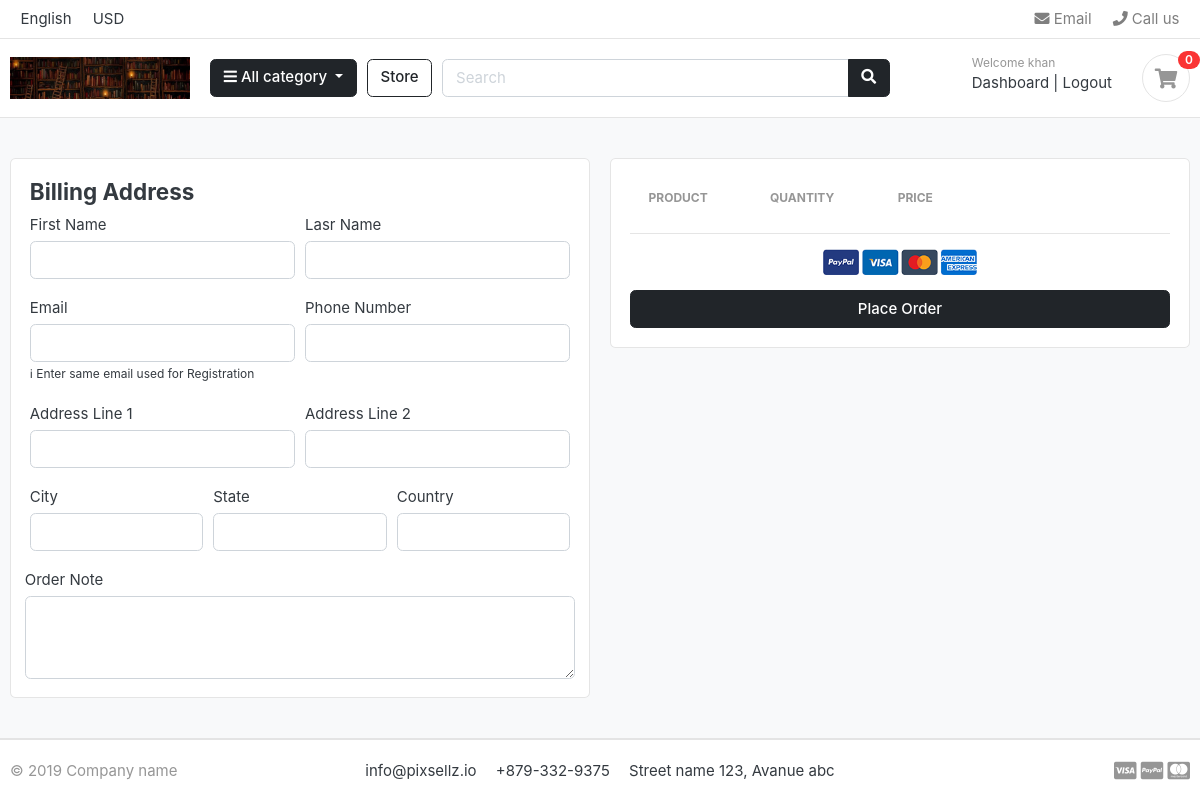
The page /order/ (signed in) on the database as committed earlier.
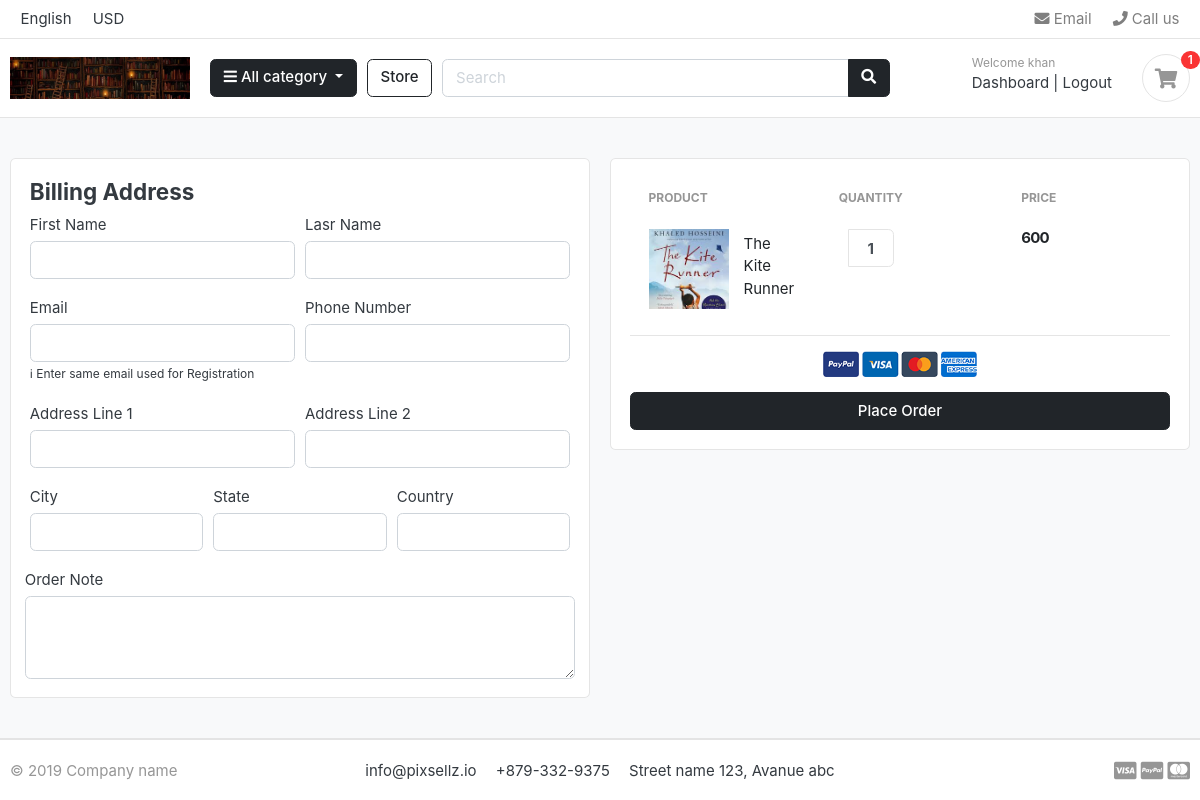
The same page on the database as committed later.
### carts/models.py (models this page shows, shortened)
class CartItem(models.Model):
    product=models.ForeignKey(Product,on_delete=models.CASCADE,default=None,blank=True,null=True)
    cart=models.ForeignKey(Cart,on_delete=models.CASCADE,default=None,blank=True,null=True)
    variation=models.ManyToManyField('Variation',blank=True)
    quantity=models.IntegerField()
    is_active=models.BooleanField(default=True)
    user=models.ForeignKey(Account,on_delete=models.CASCADE,null=True,blank=True)
    def sub_total(self):
        return self.product.price*self.quantity

### store/models.py (models this page shows, shortened)
class Product(models.Model):
    product_name=models.CharField(max_length=200,unique=True)
    slug=models.SlugField(max_length=200,unique=True)
    description=models.TextField(max_length=500,blank=True)
    price=models.IntegerField()
    images=models.ImageField(upload_to='photos/products')
    stock=models.IntegerField()
    is_available=models.BooleanField(default=True)
    category=models.ForeignKey(Category,on_delete=models.CASCADE)
    uploaded_date=models.DateTimeField(auto_now_add=True)
    updated_date=models.DateTimeField(auto_now=True)

### orders/views.py (the view)
# urls.py: path('', views.checkout, name='checkout'),
@login_required(login_url="login")
def checkout(request, total=0, quantity=0, cart_items=None):
    try:
        tax = 0
        grand_total = 0
        if request.user.is_authenticated:
            cart_items = CartItem.objects.filter(user=request.user, is_active=True)
        else:
            cart = Cart.objects.get(cart_id=_cart_id(request))
            cart_items = CartItem.objects.filter(cart=cart, is_active=True)
        for cart_item in cart_items:
            total += cart_item.product.price * cart_item.quantity
            quantity += cart_item.quantity
        tax = (2 * total) / 100
        grand_total = total + tax
    except:
        pass
    context = {
        "total": total,
        "quantity": quantity,
        "cart_items": cart_items,
        "tax": tax,
        "grand_total": grand_total,
    }
    return render(request, "store/checkout.html", context)

### carts/context_processors.py (called while the page is built, shortened)
def counter(request):
    if 'carts/carts' in request.path or '' in request.path:
        try:
            cart_count = 0
            if request.user.is_authenticated:
                cart_items = CartItem.objects.filter(user=request.user)
            for cart_item in cart_items:
                cart_count += cart_item.quantity
            return {'cart_count': cart_count}
        except Cart.DoesNotExist:
            cart_count = 0
    else:
        return {}

### category/context_processors.py (called while the page is built)
def menu_links(request):
    links=Category.objects.all()
    return dict(multiple_links=links)

### category/models.py (called while the page is built)
    def get_url(self):
        return reverse('product_by_category',args=[self.slug])

### template/store/checkout.html (shortened to what the changed rows need)
{% extends 'base.html' %}
{% load static %}
{% block content %}
<section class="section-content padding-y bg">
    <div class="container">
        <div class="row">
            <aside class="col-lg-6">
                <div class="card">
                    <div class="card-body">
                        <table class="table table-borderless table-shopping-cart">
                            <thead class="text-muted">
                                <tr class="small text-uppercase">
                                    <th scope="col">Product</th>
                                    <th scope="col">Quantity</th>
                                    <th scope="col">Price</th>
                                    <th scope="col" class="text-right" width="200"> </th>
                                </tr>
                            </thead>
                            <tbody>
                                {% for cart_item in cart_items %}
                                <tr>
                                    <td>
                                        <figure class="itemside align-items-center">
                                            <div class="aside"><img src="{{cart_item.product.images.url}}"
                                                    class="img-sm"></div>
                                            <figcaption class="info">
                                                <a href="#"
                                                    class="title text-dark">{{cart_item.product.product_name}}</a>
                                            </figcaption>
                                        </figure>
                                    </td>
                                    <td>
                                        <div class="col">
                                            <div class="input-group input-spinner">
                                                <input type="text" class="form-control" value="{{cart_item.quantity}}">
                                            </div>
                                        </div>
                                    </td>
                                    <td>
                                        <div class="price-wrap">
                                            <var class="price">{{cart_item.sub_total}}</var>
                                        </div>
                                    </td>
                                </tr>
                                {% endfor %}
                            </tbody>
                        </table>
                    </div>
                </div>
            </aside>
        </div>
    </div>
</section>
{% endblock %}

### template/includes/header.html (shortened to what this page needs)
{% load static %}
<header class="section-header">
    <nav class="navbar p-md-0 navbar-expand-sm navbar-light border-bottom">
        <div class="container">
            <div class="collapse navbar-collapse" id="navbarTop4">
                <ul class="navbar-nav mr-auto">
                    <li class="nav-item dropdown">
                        <a class="nav-link"> English </a>
                    </li>
                    <li class="nav-item dropdown">
                        <a class="nav-link"> USD </a>
                    </li>
                </ul>
                <ul class="navbar-nav">
                    <a id="emailLink" href="#" class="nav-link"></a>
                    <li><a href="tel:1234567890" class="nav-link" id="callUsLink"> <i class="fa fa-phone"></i> Call us </a></li>
                </ul>
            </div>
        </div>
    </nav>
    <section class="header-main border-bottom">
        <div class="container">
            <div class="row align-items-center">
                <div class="col-lg-2 col-md-3 col-6">
                    <a href="{% url 'home' %}" class="brand-wrap">
                        <img style="height: 100%; width: 100%; object-fit: cover;" class="logo"
                            src="{% static './images/m.jpg' %}">
                    </a>
                </div>
                <div class="col-lg col-sm col-md col-6 flex-grow-0">
                    <div class="category-wrap dropdown d-inline-block float-right">
                        <button type="button" class="btn btn-dark dropdown-toggle" data-toggle="dropdown">
                            <i class="fa fa-bars"></i> All category
                        </button>
                    </div>
                </div>
                <a href="{% url 'store' %}" class="btn btn-outline-dark">Store</a>
                <div class="col-lg  col-md-6 col-sm-12 col">
                    <form action="{% url 'search' %}" class="search" method="GET">
                        <div class="input-group w-100">
                            <input type="text" class="form-control" style="width:60%;" name="keyword"
                                placeholder="Search">
                            <div class="input-group-append">
                                <button class="btn btn-dark" type="submit">
                                    <i class="fa fa-search"></i>
                                </button>
                            </div>
                        </div>
                    </form>
                </div>
                <div class="col-lg-3 col-sm-6 col-8 order-2 order-lg-3">
                    <div class="d-flex justify-content-end mb-3 mb-lg-0">
                        <div class="widget-header">
                            <small class="title text-muted">Welcome {{user.first_name}}</small>
                            <div>
                                {% if request.user.is_authenticated %}
                                <a href="{% url 'dashboard' %}">Dashboard</a> <span class="dark-transp"> | </span>
                                <a href="{% url 'logout' %}"> Logout</a>
                                {% else %}
                                <a href="{% url 'user_login' %}">Sign in</a> <span class="dark-transp"> | </span>
                                <a href="{% url 'register' %}"> Register</a>
                                {% endif %}
                            </div>
                        </div>
                        <a href="{% url 'carts' %}" class="widget-header pl-3 ml-3">
                            <div class="icon icon-sm rounded-circle border"><i class="fa fa-shopping-cart"></i></div>
                            <span class="badge badge-pill badge-danger notify">{{cart_count}}</span>
                        </a>
                    </div>
                </div>
            </div>
        </div>
    </section>
</header>

Rows that differ between the two databases and show on the page:
added CartItem: product.images (picture), product.product_name "The Kite Runner", quantity "1", sub_total "600"
Other text that changed with them:
{{ cart_count }}: "0" → "1"
